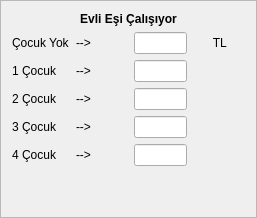
           <widget class="QFrame" name="frame_14">
            <property name="frameShape">
             <enum>QFrame::StyledPanel</enum>
            </property>
            <property name="frameShadow">
             <enum>QFrame::Raised</enum>
            </property>
            <layout class="QGridLayout" name="gridLayout_25">
             <item row="0" column="0">
              <layout class="QGridLayout" name="gridLayout_33" rowstretch="1,1,1,1,1,1" columnstretch="1,1,1,1">
               <item row="1" column="0">
                <widget class="QLabel" name="label_cocuk_11">
                 <property name="sizePolicy">
                  <sizepolicy hsizetype="Fixed" vsizetype="Expanding">
                   <horstretch>0</horstretch>
                   <verstretch>0</verstretch>
                  </sizepolicy>
                 </property>
                 <property name="text">
                  <string>Çocuk Yok</string>
                 </property>
                </widget>
               </item>
               <item row="1" column="1">
                <widget class="QLabel" name="label_ok_11">
                 <property name="sizePolicy">
                  <sizepolicy hsizetype="Expanding" vsizetype="Fixed">
                   <horstretch>0</horstretch>
                   <verstretch>0</verstretch>
                  </sizepolicy>
                 </property>
                 <property name="text">
                  <string>--&gt;</string>
                 </property>
                </widget>
               </item>
               <item row="1" column="2">
                <widget class="QCommaEdit" name="comma_edit_evli_es_calisiyor_cocuk_yok">
                 <property name="sizePolicy">
                  <sizepolicy hsizetype="Expanding" vsizetype="Fixed">
                   <horstretch>0</horstretch>
                   <verstretch>0</verstretch>
                  </sizepolicy>
                 </property>
                 <property name="whatsThis">
                  <string>Sayilari formatina(Or:1,000,234.50) donusturur. </string>
                 </property>
                 <property name="QCommaEdit" stdset="0">
                  <rect>
                   <x>0</x>
                   <y>0</y>
                   <width>100</width>
                   <height>100</height>
                  </rect>
                 </property>
                </widget>
               </item>
               <item row="2" column="0">
                <widget class="QLabel" name="label_cocuk_12">
                 <property name="sizePolicy">
                  <sizepolicy hsizetype="Fixed" vsizetype="Expanding">
                   <horstretch>0</horstretch>
                   <verstretch>0</verstretch>
                  </sizepolicy>
                 </property>
                 <property name="text">
                  <string>1 Çocuk</string>
                 </property>
                </widget>
               </item>
               <item row="2" column="1">
                <widget class="QLabel" name="label_ok_12">
                 <property name="sizePolicy">
                  <sizepolicy hsizetype="Expanding" vsizetype="Fixed">
                   <horstretch>0</horstretch>
                   <verstretch>0</verstretch>
                  </sizepolicy>
                 </property>
                 <property name="text">
                  <string>--&gt;</string>
                 </property>
                </widget>
               </item>
               <item row="2" column="2">
                <widget class="QCommaEdit" name="comma_edit_evli_es_calisiyor_1_cocuk">
                 <property name="sizePolicy">
                  <sizepolicy hsizetype="Expanding" vsizetype="Fixed">
                   <horstretch>0</horstretch>
                   <verstretch>0</verstretch>
                  </sizepolicy>
                 </property>
                 <property name="whatsThis">
                  <string>Sayilari formatina(Or:1,000,234.50) donusturur. </string>
                 </property>
                 <property name="QCommaEdit" stdset="0">
                  <rect>
                   <x>0</x>
                   <y>0</y>
                   <width>100</width>
                   <height>100</height>
                  </rect>
                 </property>
                </widget>
               </item>
               <item row="3" column="0">
                <widget class="QLabel" name="label_cocuk_13">
                 <property name="sizePolicy">
                  <sizepolicy hsizetype="Fixed" vsizetype="Expanding">
                   <horstretch>0</horstretch>
                   <verstretch>0</verstretch>
                  </sizepolicy>
                 </property>
                 <property name="text">
                  <string>2 Çocuk</string>
                 </property>
                </widget>
               </item>
               <item row="3" column="1">
                <widget class="QLabel" name="label_ok_13">
                 <property name="sizePolicy">
                  <sizepolicy hsizetype="Expanding" vsizetype="Fixed">
                   <horstretch>0</horstretch>
                   <verstretch>0</verstretch>
                  </sizepolicy>
                 </property>
                 <property name="text">
                  <string>--&gt;</string>
                 </property>
                </widget>
               </item>
               <item row="3" column="2">
                <widget class="QCommaEdit" name="comma_edit_evli_es_calisiyor_2_cocuk">
                 <property name="sizePolicy">
                  <sizepolicy hsizetype="Expanding" vsizetype="Fixed">
                   <horstretch>0</horstretch>
                   <verstretch>0</verstretch>
                  </sizepolicy>
                 </property>
                 <property name="whatsThis">
                  <string>Sayilari formatina(Or:1,000,234.50) donusturur. </string>
                 </property>
                 <property name="QCommaEdit" stdset="0">
                  <rect>
                   <x>0</x>
                   <y>0</y>
                   <width>100</width>
                   <height>100</height>
                  </rect>
                 </property>
                </widget>
               </item>
               <item row="4" column="0">
                <widget class="QLabel" name="label_cocuk_14">
                 <property name="sizePolicy">
                  <sizepolicy hsizetype="Fixed" vsizetype="Expanding">
                   <horstretch>0</horstretch>
                   <verstretch>0</verstretch>
                  </sizepolicy>
                 </property>
                 <property name="text">
                  <string>3 Çocuk</string>
                 </property>
                </widget>
               </item>
               <item row="4" column="1">
                <widget class="QLabel" name="label_ok_14">
                 <property name="sizePolicy">
                  <sizepolicy hsizetype="Expanding" vsizetype="Fixed">
                   <horstretch>0</horstretch>
                   <verstretch>0</verstretch>
                  </sizepolicy>
                 </property>
                 <property name="text">
                  <string>--&gt;</string>
                 </property>
                </widget>
               </item>
               <item row="4" column="2">
                <widget class="QCommaEdit" name="comma_edit_evli_es_calisiyor_3_cocuk">
                 <property name="sizePolicy">
                  <sizepolicy hsizetype="Expanding" vsizetype="Fixed">
                   <horstretch>0</horstretch>
                   <verstretch>0</verstretch>
                  </sizepolicy>
                 </property>
                 <property name="whatsThis">
                  <string>Sayilari formatina(Or:1,000,234.50) donusturur. </string>
                 </property>
                 <property name="QCommaEdit" stdset="0">
                  <rect>
                   <x>0</x>
                   <y>0</y>
                   <width>100</width>
                   <height>100</height>
                  </rect>
                 </property>
                </widget>
               </item>
               <item row="5" column="0">
                <widget class="QLabel" name="label_cocuk_15">
                 <property name="sizePolicy">
                  <sizepolicy hsizetype="Fixed" vsizetype="Expanding">
                   <horstretch>0</horstretch>
                   <verstretch>0</verstretch>
                  </sizepolicy>
                 </property>
                 <property name="text">
                  <string>4 Çocuk</string>
                 </property>
                </widget>
               </item>
               <item row="5" column="1">
                <widget class="QLabel" name="label_ok_15">
                 <property name="sizePolicy">
                  <sizepolicy hsizetype="Expanding" vsizetype="Fixed">
                   <horstretch>0</horstretch>
                   <verstretch>0</verstretch>
                  </sizepolicy>
                 </property>
                 <property name="text">
                  <string>--&gt;</string>
                 </property>
                </widget>
               </item>
               <item row="5" column="2">
                <widget class="QCommaEdit" name="comma_edit_evli_es_calisiyor_4_cocuk">
                 <property name="sizePolicy">
                  <sizepolicy hsizetype="Expanding" vsizetype="Fixed">
                   <horstretch>0</horstretch>
                   <verstretch>0</verstretch>
                  </sizepolicy>
                 </property>
                 <property name="whatsThis">
                  <string>Sayilari formatina(Or:1,000,234.50) donusturur. </string>
                 </property>
                 <property name="QCommaEdit" stdset="0">
                  <rect>
                   <x>0</x>
                   <y>0</y>
                   <width>100</width>
                   <height>100</height>
                  </rect>
                 </property>
                </widget>
               </item>
               <item row="1" column="3">
                <widget class="QLabel" name="label_tl_3">
                 <property name="sizePolicy">
                  <sizepolicy hsizetype="Expanding" vsizetype="Fixed">
                   <horstretch>0</horstretch>
                   <verstretch>0</verstretch>
                  </sizepolicy>
                 </property>
                 <property name="text">
                  <string>      TL</string>
                 </property>
                </widget>
               </item>
               <item row="0" column="0" colspan="4">
                <widget class="QLabel" name="label_evli_esi_calisiyor">
                 <property name="sizePolicy">
                  <sizepolicy hsizetype="Expanding" vsizetype="Fixed">
                   <horstretch>0</horstretch>
                   <verstretch>0</verstretch>
                  </sizepolicy>
                 </property>
                 <property name="font">
                  <font>
                   <weight>75</weight>
                   <bold>true</bold>
                  </font>
                 </property>
                 <property name="text">
                  <string>Evli Eşi Çalışıyor</string>
                 </property>
                 <property name="alignment">
                  <set>Qt::AlignCenter</set>
                 </property>
                </widget>
               </item>
              </layout>
             </item>
             <item row="1" column="0">
              <spacer name="verticalSpacer_7">
               <property name="orientation">
                <enum>Qt::Vertical</enum>
               </property>
               <property name="sizeHint" stdset="0">
                <size>
                 <width>20</width>
                 <height>40</height>
                </size>
               </property>
              </spacer>
             </item>
            </layout>
           </widget>
